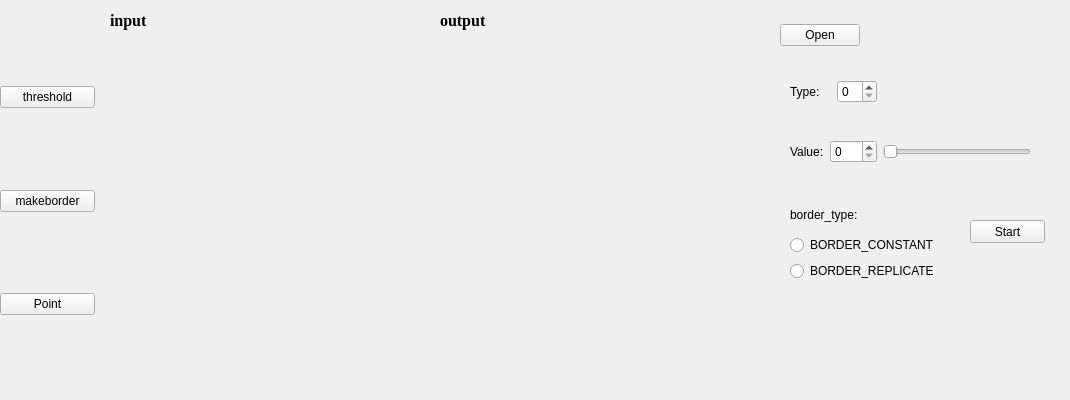
    <widget class="QWidget" name="tab_5">
     <attribute name="title">
      <string>其他</string>
     </attribute>
     <widget class="QWidget" name="layoutWidget_7">
      <property name="geometry">
       <rect>
        <x>110</x>
        <y>10</y>
        <width>321</width>
        <height>381</height>
       </rect>
      </property>
      <layout class="QVBoxLayout" name="verticalLayout_9">
       <item>
        <widget class="QLabel" name="label_8">
         <property name="maximumSize">
          <size>
           <width>50</width>
           <height>20</height>
          </size>
         </property>
         <property name="font">
          <font>
           <family>Times New Roman</family>
           <pointsize>12</pointsize>
           <weight>75</weight>
           <bold>true</bold>
          </font>
         </property>
         <property name="text">
          <string>input</string>
         </property>
        </widget>
       </item>
       <item>
        <widget class="QLabel" name="label_in_3">
         <property name="sizePolicy">
          <sizepolicy hsizetype="Preferred" vsizetype="Preferred">
           <horstretch>0</horstretch>
           <verstretch>0</verstretch>
          </sizepolicy>
         </property>
         <property name="minimumSize">
          <size>
           <width>0</width>
           <height>0</height>
          </size>
         </property>
         <property name="text">
          <string/>
         </property>
         <property name="scaledContents">
          <bool>true</bool>
         </property>
        </widget>
       </item>
      </layout>
     </widget>
     <widget class="QWidget" name="widget_4" native="true">
      <property name="geometry">
       <rect>
        <x>780</x>
        <y>60</y>
        <width>281</width>
        <height>107</height>
       </rect>
      </property>
      <widget class="QWidget" name="layoutWidget_8">
       <property name="geometry">
        <rect>
         <x>10</x>
         <y>80</y>
         <width>241</width>
         <height>24</height>
        </rect>
       </property>
       <layout class="QHBoxLayout" name="horizontalLayout_7">
        <item>
         <widget class="QLabel" name="label_value">
          <property name="text">
           <string>Value:</string>
          </property>
         </widget>
        </item>
        <item>
         <widget class="QSpinBox" name="spinBox_value">
          <property name="maximum">
           <number>255</number>
          </property>
         </widget>
        </item>
        <item>
         <widget class="QSlider" name="horizontalSlider_value">
          <property name="maximum">
           <number>255</number>
          </property>
          <property name="orientation">
           <enum>Qt::Horizontal</enum>
          </property>
         </widget>
        </item>
       </layout>
      </widget>
      <widget class="QWidget" name="layoutWidget_9">
       <property name="geometry">
        <rect>
         <x>10</x>
         <y>20</y>
         <width>87</width>
         <height>23</height>
        </rect>
       </property>
       <layout class="QHBoxLayout" name="horizontalLayout_8">
        <item>
         <widget class="QLabel" name="label_type">
          <property name="text">
           <string>Type:</string>
          </property>
         </widget>
        </item>
        <item>
         <widget class="QSpinBox" name="spinBox_type">
          <property name="maximum">
           <number>4</number>
          </property>
         </widget>
        </item>
       </layout>
      </widget>
     </widget>
     <widget class="QWidget" name="widget_5" native="true">
      <property name="geometry">
       <rect>
        <x>790</x>
        <y>190</y>
        <width>261</width>
        <height>101</height>
       </rect>
      </property>
      <widget class="QPushButton" name="pushButton_start_7">
       <property name="geometry">
        <rect>
         <x>180</x>
         <y>30</y>
         <width>75</width>
         <height>23</height>
        </rect>
       </property>
       <property name="text">
        <string>Start</string>
       </property>
      </widget>
      <widget class="QWidget" name="layoutWidget_10">
       <property name="geometry">
        <rect>
         <x>0</x>
         <y>10</y>
         <width>171</width>
         <height>81</height>
        </rect>
       </property>
       <layout class="QVBoxLayout" name="verticalLayout_8">
        <item>
         <widget class="QLabel" name="label_9">
          <property name="text">
           <string>border_type:</string>
          </property>
         </widget>
        </item>
        <item>
         <widget class="QRadioButton" name="radioButton">
          <property name="text">
           <string>BORDER_CONSTANT</string>
          </property>
         </widget>
        </item>
        <item>
         <widget class="QRadioButton" name="radioButton_2">
          <property name="text">
           <string>BORDER_REPLICATE</string>
          </property>
         </widget>
        </item>
       </layout>
      </widget>
     </widget>
     <widget class="QWidget" name="layoutWidget_11">
      <property name="geometry">
       <rect>
        <x>780</x>
        <y>20</y>
        <width>123</width>
        <height>30</height>
       </rect>
      </property>
      <layout class="QHBoxLayout" name="horizontalLayout_9">
       <item>
        <widget class="QPushButton" name="pushButton_open_7">
         <property name="text">
          <string>Open</string>
         </property>
        </widget>
       </item>
       <item>
        <spacer name="horizontalSpacer_8">
         <property name="orientation">
          <enum>Qt::Horizontal</enum>
         </property>
         <property name="sizeHint" stdset="0">
          <size>
           <width>40</width>
           <height>20</height>
          </size>
         </property>
        </spacer>
       </item>
      </layout>
     </widget>
     <widget class="QWidget" name="layoutWidget_12">
      <property name="geometry">
       <rect>
        <x>440</x>
        <y>10</y>
        <width>321</width>
        <height>381</height>
       </rect>
      </property>
      <layout class="QVBoxLayout" name="verticalLayout_10">
       <item>
        <widget class="QLabel" name="label_7">
         <property name="maximumSize">
          <size>
           <width>50</width>
           <height>20</height>
          </size>
         </property>
         <property name="font">
          <font>
           <family>Times New Roman</family>
           <pointsize>12</pointsize>
           <weight>75</weight>
           <bold>true</bold>
          </font>
         </property>
         <property name="text">
          <string>output</string>
         </property>
        </widget>
       </item>
       <item>
        <widget class="QLabel" name="label_out_3">
         <property name="sizePolicy">
          <sizepolicy hsizetype="Preferred" vsizetype="Preferred">
           <horstretch>0</horstretch>
           <verstretch>0</verstretch>
          </sizepolicy>
         </property>
         <property name="minimumSize">
          <size>
           <width>0</width>
           <height>0</height>
          </size>
         </property>
         <property name="text">
          <string/>
         </property>
         <property name="scaledContents">
          <bool>true</bool>
         </property>
        </widget>
       </item>
      </layout>
     </widget>
     <widget class="QWidget" name="layoutWidget">
      <property name="geometry">
       <rect>
        <x>0</x>
        <y>10</y>
        <width>95</width>
        <height>381</height>
       </rect>
      </property>
      <layout class="QVBoxLayout" name="verticalLayout_11">
       <item>
        <spacer name="verticalSpacer_15">
         <property name="orientation">
          <enum>Qt::Vertical</enum>
         </property>
         <property name="sizeHint" stdset="0">
          <size>
           <width>20</width>
           <height>40</height>
          </size>
         </property>
        </spacer>
       </item>
       <item>
        <widget class="QPushButton" name="pushButton_threshold">
         <property name="text">
          <string>threshold</string>
         </property>
        </widget>
       </item>
       <item>
        <spacer name="verticalSpacer_16">
         <property name="orientation">
          <enum>Qt::Vertical</enum>
         </property>
         <property name="sizeHint" stdset="0">
          <size>
           <width>20</width>
           <height>40</height>
          </size>
         </property>
        </spacer>
       </item>
       <item>
        <widget class="QPushButton" name="pushButton_makeborder">
         <property name="text">
          <string>makeborder</string>
         </property>
        </widget>
       </item>
       <item>
        <spacer name="verticalSpacer_17">
         <property name="orientation">
          <enum>Qt::Vertical</enum>
         </property>
         <property name="sizeHint" stdset="0">
          <size>
           <width>20</width>
           <height>40</height>
          </size>
         </property>
        </spacer>
       </item>
       <item>
        <widget class="QPushButton" name="pushButton_Point">
         <property name="text">
          <string>Point</string>
         </property>
        </widget>
       </item>
       <item>
        <spacer name="verticalSpacer_18">
         <property name="orientation">
          <enum>Qt::Vertical</enum>
         </property>
         <property name="sizeHint" stdset="0">
          <size>
           <width>20</width>
           <height>40</height>
          </size>
         </property>
        </spacer>
       </item>
      </layout>
     </widget>
    </widget>
